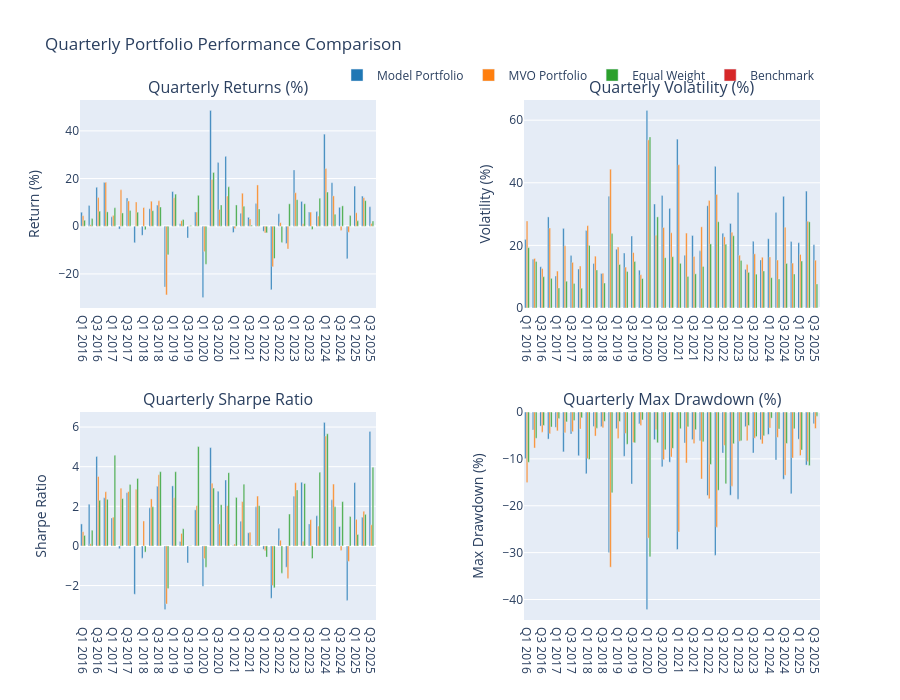

Notebook cell for this chart:
### Code cell
# Plotting
fig = make_subplots(
    rows=2, cols=2,
    subplot_titles=('Quarterly Returns (%)', 'Quarterly Volatility (%)', 
                   'Quarterly Sharpe Ratio', 'Quarterly Max Drawdown (%)'),
    vertical_spacing=0.2,
    horizontal_spacing=0.2
)

colors = ['#1f77b4', '#ff7f0e', '#2ca02c', '#d62728']
quarters = list(quarterly_comparison['Total Return (%)'].index)

# Plot quarterly returns
for i, portfolio in enumerate(portfolios.keys()):
    fig.add_trace(
        go.Bar(
            x=quarters,
            y=quarterly_comparison['Total Return (%)'][portfolio],
            name=portfolio,
            marker_color=colors[i],
            showlegend=True
        ),
        row=1, col=1
    )

for i, portfolio in enumerate(portfolios.keys()):
    fig.add_trace(
        go.Bar(
            x=quarters,
            y=quarterly_comparison['Volatility (%)'][portfolio],
            name=portfolio,
            marker_color=colors[i],
            showlegend=False
        ),
        row=1, col=2
    )

for i, portfolio in enumerate(portfolios.keys()):
    fig.add_trace(
        go.Bar(
            x=quarters,
            y=quarterly_comparison['Sharpe Ratio'][portfolio],
            name=portfolio,
            marker_color=colors[i],
            showlegend=False
        ),
        row=2, col=1
    )

for i, portfolio in enumerate(portfolios.keys()):
    fig.add_trace(
        go.Bar(
            x=quarters,
            y=quarterly_comparison['Max Drawdown (%)'][portfolio],
            name=portfolio,
            marker_color=colors[i],
            showlegend=False
        ),
        row=2, col=2
    )

fig.update_layout(
    title='Quarterly Portfolio Performance Comparison',
    height=700,
    showlegend=True,
    legend=dict(
        orientation="h",
        yanchor="bottom",
        y=1.02,
        xanchor="right",
        x=1
    )
)

# Update axes labels
fig.update_yaxes(title_text="Return (%)", row=1, col=1)
fig.update_yaxes(title_text="Volatility (%)", row=1, col=2)
fig.update_yaxes(title_text="Sharpe Ratio", row=2, col=1)
fig.update_yaxes(title_text="Max Drawdown (%)", row=2, col=2)

fig.show()

# Summary Statistics by Quarter
print("\n" + "="*60)
print("QUARTERLY PERFORMANCE SUMMARY")
print("="*60)

for quarter in quarters:
    print(f"\n{quarter}:")
    print("-" * 20)
    
    # Best performing portfolio this quarter
    quarter_returns = quarterly_comparison['Total Return (%)'].loc[quarter]
    best_return = quarter_returns.idxmax()
    print(f"Best Return: {best_return} ({quarter_returns[best_return]:.2f}%)")
    
    # Best Sharpe ratio this quarter
    quarter_sharpe = quarterly_comparison['Sharpe Ratio'].loc[quarter].dropna()
    if not quarter_sharpe.empty:
        best_sharpe = quarter_sharpe.idxmax()
        print(f"Best Sharpe: {best_sharpe} ({quarter_sharpe[best_sharpe]:.3f})")
    
    # Lowest volatility this quarter
    quarter_vol = quarterly_comparison['Volatility (%)'].loc[quarter].dropna()
    if not quarter_vol.empty:
        lowest_vol = quarter_vol.idxmin()
        print(f"Lowest Vol: {lowest_vol} ({quarter_vol[lowest_vol]:.2f}%)")

# Ranking Analysis
print("\n" + "="*60)
print("PORTFOLIO RANKINGS BY QUARTER")
print("="*60)

ranking_df = pd.DataFrame(index=quarters, columns=portfolios.keys())

for quarter in quarters:
    # Rank by quarterly returns (1 = best)
    quarter_returns = quarterly_comparison['Total Return (%)'].loc[quarter]
    ranks = quarter_returns.rank(ascending=False, method='min')
    ranking_df.loc[quarter] = ranks

print("\nRanking by Quarterly Returns (1=Best, 4=Worst):")
print(ranking_df.astype(int))

# Average ranking
avg_ranking = ranking_df.mean().sort_values()
print(f"\nAverage Ranking Across All Quarters:")
print("-" * 40)
for portfolio, avg_rank in avg_ranking.items():
    print(f"{portfolio}: {avg_rank:.2f}")

# Win rate analysis
print(f"\nQuarterly Win Rate (% of quarters ranked #1):")
print("-" * 45)
for portfolio in portfolios.keys():
    win_rate = (ranking_df[portfolio] == 1).sum() / len(quarters) * 100
    print(f"{portfolio}: {win_rate:.1f}%")

# Save the plot to a file
fig.write_html(f'{output_dir}/{train_type}/QoQ_performance_{model_type}_run_{run_no}.html')
fig.write_image(f'{output_dir}/{train_type}/QoQ_performance_{model_type}_run_{run_no}.png')

### Figure 1 — Plotly figure (JSON) as saved in the notebook; plotly's stock layout.template omitted (floating-point values rounded to 4 significant figures)
{"data": [{"marker": {"color": "#1f77b4"}, "name": "Model Portfolio", "showlegend": true, "type": "bar", "x": ["Q1 2016", "Q2 2016", "Q3 2016", "Q4 2016", "Q1 2017", "Q2 2017", "Q3 2017", "Q4 2017", "Q1 2018", "Q2 2018", "Q3 2018", "Q4 2018", "Q1 2019", "Q2 2019", "Q3 2019", "Q4 2019", "Q1 2020", "Q2 2020", "Q3 2020", "Q4 2020", "Q1 2021", "Q2 2021", "Q3 2021", "Q4 2021", "Q1 2022", "Q2 2022", "Q3 2022", "Q4 2022", "Q1 2023", "Q2 2023", "Q3 2023", "Q4 2023", "Q1 2024", "Q2 2024", "Q3 2024", "Q4 2024", "Q1 2025", "Q2 2025", "Q3 2025"], "xaxis": "x", "y": [5.88, 8.724, 16.35, 18.38, 3.929, -1.183, 11.88, -6.93, -3.817, 7.329, 8.864, -25.45, 14.56, 1.094, -4.964, 5.988, -29.93, 48.59, 26.7, 29.33, -2.609, 5.444, 3.74, 9.511, -2.13, -26.65, 5.24, -7.257, 23.63, 10.41, 5.94, 6.139, 38.63, 18.27, 7.939, -13.64, 16.84, 12.64, 8.174], "yaxis": "y"}, {"marker": {"color": "#ff7f0e"}, "name": "MVO Portfolio", "showlegend": true, "type": "bar", "x": ["Q1 2016", "Q2 2016", "Q3 2016", "Q4 2016", "Q1 2017", "Q2 2017", "Q3 2017", "Q4 2017", "Q1 2018", "Q2 2018", "Q3 2018", "Q4 2018", "Q1 2019", "Q2 2019", "Q3 2019", "Q4 2019", "Q1 2020", "Q2 2020", "Q3 2020", "Q4 2020", "Q1 2021", "Q2 2021", "Q3 2021", "Q4 2021", "Q1 2022", "Q2 2022", "Q3 2022", "Q4 2022", "Q1 2023", "Q2 2023", "Q3 2023", "Q4 2023", "Q1 2024", "Q2 2024", "Q3 2024", "Q4 2024", "Q1 2025", "Q2 2025", "Q3 2025"], "xaxis": "x", "y": [4.421, 0.6149, 12.01, 18.41, 4.571, 15.28, 10.6, 10.19, 7.848, 10.5, 10.69, -28.81, 11.95, 2.338, 0.1842, 5.92, -10.65, 19.59, 7.02, 12.69, -0.906, 13.85, 3.047, 17.32, -2.876, -17.04, 1.517, -9.518, 14.05, 1.035, 5.95, 4.264, 24.23, 12.73, -1.792, -2.524, 5.656, 11.97, 1.164], "yaxis": "y"}, {"marker": {"color": "#2ca02c"}, "name": "Equal Weight", "showlegend": true, "type": "bar", "x": ["Q1 2016", "Q2 2016", "Q3 2016", "Q4 2016", "Q1 2017", "Q2 2017", "Q3 2017", "Q4 2017", "Q1 2018", "Q2 2018", "Q3 2018", "Q4 2018", "Q1 2019", "Q2 2019", "Q3 2019", "Q4 2019", "Q1 2020", "Q2 2020", "Q3 2020", "Q4 2020", "Q1 2021", "Q2 2021", "Q3 2021", "Q4 2021", "Q1 2022", "Q2 2022", "Q3 2022", "Q4 2022", "Q1 2023", "Q2 2023", "Q3 2023", "Q4 2023", "Q1 2024", "Q2 2024", "Q3 2024", "Q4 2024", "Q1 2025", "Q2 2025", "Q3 2025"], "xaxis": "x", "y": [2.51, 3.225, 6.318, 6.039, 7.75, 5.58, 6.582, 5.897, -1.472, 6.515, 8.077, -12.01, 13.47, 2.856, 0.2618, 12.97, -15.97, 22.56, 8.927, 16.53, 8.925, 8.403, 0.4494, 7.27, -2.757, -13.54, -6.772, 9.405, 11.16, 9.42, -1.332, 11.78, 14.35, 5.021, 8.551, 4.478, 2.257, 10.74, 2.197], "yaxis": "y"}, {"marker": {"color": "#d62728"}, "name": "Benchmark", "showlegend": true, "type": "bar", "x": ["Q1 2016", "Q2 2016", "Q3 2016", "Q4 2016", "Q1 2017", "Q2 2017", "Q3 2017", "Q4 2017", "Q1 2018", "Q2 2018", "Q3 2018", "Q4 2018", "Q1 2019", "Q2 2019", "Q3 2019", "Q4 2019", "Q1 2020", "Q2 2020", "Q3 2020", "Q4 2020", "Q1 2021", "Q2 2021", "Q3 2021", "Q4 2021", "Q1 2022", "Q2 2022", "Q3 2022", "Q4 2022", "Q1 2023", "Q2 2023", "Q3 2023", "Q4 2023", "Q1 2024", "Q2 2024", "Q3 2024", "Q4 2024", "Q1 2025", "Q2 2025", "Q3 2025"], "xaxis": "x", "y": [0, 0, 0, 0, 0, 0, 0, 0, 0, 0, 0, 0, 0, 0, 0, 0, 0, 0, 0, 0, 0, 0, 0, 0, 0, 0, 0, 0, 0, 0, 0, 0, 0, 0, 0, 0, 0, 0, 0], "yaxis": "y"}, {"marker": {"color": "#1f77b4"}, "name": "Model Portfolio", "showlegend": false, "type": "bar", "x": ["Q1 2016", "Q2 2016", "Q3 2016", "Q4 2016", "Q1 2017", "Q2 2017", "Q3 2017", "Q4 2017", "Q1 2018", "Q2 2018", "Q3 2018", "Q4 2018", "Q1 2019", "Q2 2019", "Q3 2019", "Q4 2019", "Q1 2020", "Q2 2020", "Q3 2020", "Q4 2020", "Q1 2021", "Q2 2021", "Q3 2021", "Q4 2021", "Q1 2022", "Q2 2022", "Q3 2022", "Q4 2022", "Q1 2023", "Q2 2023", "Q3 2023", "Q4 2023", "Q1 2024", "Q2 2024", "Q3 2024", "Q4 2024", "Q1 2025", "Q2 2025", "Q3 2025"], "xaxis": "x2", "y": [21.93, 15.55, 13.17, 29.09, 10.22, 25.44, 16.75, 12.47, 24.78, 14.2, 11.0, 35.71, 18.77, 17.56, 22.99, 12.08, 63.12, 33.22, 35.97, 31.83, 53.95, 16.83, 23.16, 18.26, 32.67, 45.25, 23.86, 27.01, 36.93, 12.35, 21.31, 15.37, 22.12, 30.48, 35.68, 21.23, 20.86, 37.35, 20.18], "yaxis": "y2"}, {"marker": {"color": "#ff7f0e"}, "name": "MVO Portfolio", "showlegend": false, "type": "bar", "x": ["Q1 2016", "Q2 2016", "Q3 2016", "Q4 2016", "Q1 2017", "Q2 2017", "Q3 2017", "Q4 2017", "Q1 2018", "Q2 2018", "Q3 2018", "Q4 2018", "Q1 2019", "Q2 2019", "Q3 2019", "Q4 2019", "Q1 2020", "Q2 2020", "Q3 2020", "Q4 2020", "Q1 2021", "Q2 2021", "Q3 2021", "Q4 2021", "Q1 2022", "Q2 2022", "Q3 2022", "Q4 2022", "Q1 2023", "Q2 2023", "Q3 2023", "Q4 2023", "Q1 2024", "Q2 2024", "Q3 2024", "Q4 2024", "Q1 2025", "Q2 2025", "Q3 2025"], "xaxis": "x2", "y": [27.79, 15.82, 12.61, 25.55, 11.8, 19.88, 14.57, 13.42, 26.31, 16.56, 11.1, 44.34, 19.45, 13.06, 17.7, 10.63, 53.7, 23.23, 25.7, 24.03, 45.75, 23.94, 16.47, 25.94, 34.33, 36.29, 22.74, 24.23, 16.85, 13.86, 17.3, 16.21, 16.33, 15.33, 25.8, 14.34, 17.11, 27.75, 15.26], "yaxis": "y2"}, {"marker": {"color": "#2ca02c"}, "name": "Equal Weight", "showlegend": false, "type": "bar", "x": ["Q1 2016", "Q2 2016", "Q3 2016", "Q4 2016", "Q1 2017", "Q2 2017", "Q3 2017", "Q4 2017", "Q1 2018", "Q2 2018", "Q3 2018", "Q4 2018", "Q1 2019", "Q2 2019", "Q3 2019", "Q4 2019", "Q1 2020", "Q2 2020", "Q3 2020", "Q4 2020", "Q1 2021", "Q2 2021", "Q3 2021", "Q4 2021", "Q1 2022", "Q2 2022", "Q3 2022", "Q4 2022", "Q1 2023", "Q2 2023", "Q3 2023", "Q4 2023", "Q1 2024", "Q2 2024", "Q3 2024", "Q4 2024", "Q1 2025", "Q2 2025", "Q3 2025"], "xaxis": "x2", "y": [19.27, 14.89, 9.991, 9.473, 6.355, 8.556, 7.813, 6.313, 19.99, 12.15, 7.98, 23.76, 13.9, 11.65, 14.84, 9.42, 54.66, 29.11, 16.09, 16.38, 14.27, 10.07, 10.91, 13.28, 20.48, 27.56, 20.35, 23.07, 15.16, 11.38, 10.81, 11.83, 9.686, 9.288, 14.24, 10.84, 14.98, 27.52, 7.684], "yaxis": "y2"}, {"marker": {"color": "#d62728"}, "name": "Benchmark", "showlegend": false, "type": "bar", "x": ["Q1 2016", "Q2 2016", "Q3 2016", "Q4 2016", "Q1 2017", "Q2 2017", "Q3 2017", "Q4 2017", "Q1 2018", "Q2 2018", "Q3 2018", "Q4 2018", "Q1 2019", "Q2 2019", "Q3 2019", "Q4 2019", "Q1 2020", "Q2 2020", "Q3 2020", "Q4 2020", "Q1 2021", "Q2 2021", "Q3 2021", "Q4 2021", "Q1 2022", "Q2 2022", "Q3 2022", "Q4 2022", "Q1 2023", "Q2 2023", "Q3 2023", "Q4 2023", "Q1 2024", "Q2 2024", "Q3 2024", "Q4 2024", "Q1 2025", "Q2 2025", "Q3 2025"], "xaxis": "x2", "y": [0, 0, 0, 0, 0, 0, 0, 0, 0, 0, 0, 0, 0, 0, 0, 0, 0, 0, 0, 0, 0, 0, 0, 0, 0, 0, 0, 0, 0, 0, 0, 0, 0, 0, 0, 0, 0, 0, 0], "yaxis": "y2"}, {"marker": {"color": "#1f77b4"}, "name": "Model Portfolio", "showlegend": false, "type": "bar", "x": ["Q1 2016", "Q2 2016", "Q3 2016", "Q4 2016", "Q1 2017", "Q2 2017", "Q3 2017", "Q4 2017", "Q1 2018", "Q2 2018", "Q3 2018", "Q4 2018", "Q1 2019", "Q2 2019", "Q3 2019", "Q4 2019", "Q1 2020", "Q2 2020", "Q3 2020", "Q4 2020", "Q1 2021", "Q2 2021", "Q3 2021", "Q4 2021", "Q1 2022", "Q2 2022", "Q3 2022", "Q4 2022", "Q1 2023", "Q2 2023", "Q3 2023", "Q4 2023", "Q1 2024", "Q2 2024", "Q3 2024", "Q4 2024", "Q1 2025", "Q2 2025", "Q3 2025"], "xaxis": "x3", "y": [1.112, 2.101, 4.515, 2.431, 1.413, -0.1413, 2.689, -2.439, -0.6168, 1.922, 3.012, -3.214, 3.031, 0.2244, -0.8595, 1.821, -2.04, 4.963, 2.759, 3.329, 0.01946, 1.245, 0.6621, 1.973, -0.1731, -2.643, 0.8901, -1.074, 2.504, 3.215, 1.111, 1.522, 6.235, 2.326, 0.9776, -2.749, 3.197, 1.449, 5.78], "yaxis": "y3"}, {"marker": {"color": "#ff7f0e"}, "name": "MVO Portfolio", "showlegend": false, "type": "bar", "x": ["Q1 2016", "Q2 2016", "Q3 2016", "Q4 2016", "Q1 2017", "Q2 2017", "Q3 2017", "Q4 2017", "Q1 2018", "Q2 2018", "Q3 2018", "Q4 2018", "Q1 2019", "Q2 2019", "Q3 2019", "Q4 2019", "Q1 2020", "Q2 2020", "Q3 2020", "Q4 2020", "Q1 2021", "Q2 2021", "Q3 2021", "Q4 2021", "Q1 2022", "Q2 2022", "Q3 2022", "Q4 2022", "Q1 2023", "Q2 2023", "Q3 2023", "Q4 2023", "Q1 2024", "Q2 2024", "Q3 2024", "Q4 2024", "Q1 2025", "Q2 2025", "Q3 2025"], "xaxis": "x3", "y": [0.7198, 0.1065, 3.504, 2.736, 1.454, 2.906, 2.747, 2.857, 1.261, 2.374, 3.594, -2.932, 2.432, 0.6305, 0.0162, 2.03, -0.6386, 3.163, 1.106, 2.027, 0.0957, 2.238, 0.689, 2.517, -0.241, -1.998, 0.2888, -1.64, 3.191, 0.2309, 1.327, 1.004, 5.549, 3.123, -0.232, -0.7815, 1.341, 1.75, 1.066], "yaxis": "y3"}, {"marker": {"color": "#2ca02c"}, "name": "Equal Weight", "showlegend": false, "type": "bar", "x": ["Q1 2016", "Q2 2016", "Q3 2016", "Q4 2016", "Q1 2017", "Q2 2017", "Q3 2017", "Q4 2017", "Q1 2018", "Q2 2018", "Q3 2018", "Q4 2018", "Q1 2019", "Q2 2019", "Q3 2019", "Q4 2019", "Q1 2020", "Q2 2020", "Q3 2020", "Q4 2020", "Q1 2021", "Q2 2021", "Q3 2021", "Q4 2021", "Q1 2022", "Q2 2022", "Q3 2022", "Q4 2022", "Q1 2023", "Q2 2023", "Q3 2023", "Q4 2023", "Q1 2024", "Q2 2024", "Q3 2024", "Q4 2024", "Q1 2025", "Q2 2025", "Q3 2025"], "xaxis": "x3", "y": [0.5315, 0.7922, 2.303, 2.353, 4.572, 2.389, 3.1, 3.405, -0.3125, 1.974, 3.747, -2.154, 3.746, 0.8685, 0.009197, 5.016, -1.078, 2.92, 2.083, 3.7, 2.448, 3.11, 0.03485, 2.03, -0.5611, -2.114, -1.376, 1.61, 2.827, 3.15, -0.6358, 3.718, 5.661, 1.975, 2.237, 1.486, 0.5768, 1.594, 3.971], "yaxis": "y3"}, {"marker": {"color": "#d62728"}, "name": "Benchmark", "showlegend": false, "type": "bar", "x": ["Q1 2016", "Q2 2016", "Q3 2016", "Q4 2016", "Q1 2017", "Q2 2017", "Q3 2017", "Q4 2017", "Q1 2018", "Q2 2018", "Q3 2018", "Q4 2018", "Q1 2019", "Q2 2019", "Q3 2019", "Q4 2019", "Q1 2020", "Q2 2020", "Q3 2020", "Q4 2020", "Q1 2021", "Q2 2021", "Q3 2021", "Q4 2021", "Q1 2022", "Q2 2022", "Q3 2022", "Q4 2022", "Q1 2023", "Q2 2023", "Q3 2023", "Q4 2023", "Q1 2024", "Q2 2024", "Q3 2024", "Q4 2024", "Q1 2025", "Q2 2025", "Q3 2025"], "xaxis": "x3", "y": [null, null, null, null, null, null, null, null, null, null, null, null, null, null, null, null, null, null, null, null, null, null, null, null, null, null, null, null, null, null, null, null, null, null, null, null, null, null, null], "yaxis": "y3"}, {"marker": {"color": "#1f77b4"}, "name": "Model Portfolio", "showlegend": false, "type": "bar", "x": ["Q1 2016", "Q2 2016", "Q3 2016", "Q4 2016", "Q1 2017", "Q2 2017", "Q3 2017", "Q4 2017", "Q1 2018", "Q2 2018", "Q3 2018", "Q4 2018", "Q1 2019", "Q2 2019", "Q3 2019", "Q4 2019", "Q1 2020", "Q2 2020", "Q3 2020", "Q4 2020", "Q1 2021", "Q2 2021", "Q3 2021", "Q4 2021", "Q1 2022", "Q2 2022", "Q3 2022", "Q4 2022", "Q1 2023", "Q2 2023", "Q3 2023", "Q4 2023", "Q1 2024", "Q2 2024", "Q3 2024", "Q4 2024", "Q1 2025", "Q2 2025", "Q3 2025"], "xaxis": "x4", "y": [-9.947, -3.816, -3.009, -5.781, -3.275, -8.503, -4.675, -9.336, -13.18, -3.081, -3.122, -29.98, -3.558, -9.459, -15.37, -2.533, -42.15, -5.9, -11.7, -10.7, -29.33, -6.61, -5.894, -6.158, -17.81, -30.59, -8.766, -17.76, -18.6, -3.13, -8.744, -5.903, -4.788, -10.24, -14.34, -17.47, -5.807, -11.32, -2.484], "yaxis": "y4"}, {"marker": {"color": "#ff7f0e"}, "name": "MVO Portfolio", "showlegend": false, "type": "bar", "x": ["Q1 2016", "Q2 2016", "Q3 2016", "Q4 2016", "Q1 2017", "Q2 2017", "Q3 2017", "Q4 2017", "Q1 2018", "Q2 2018", "Q3 2018", "Q4 2018", "Q1 2019", "Q2 2019", "Q3 2019", "Q4 2019", "Q1 2020", "Q2 2020", "Q3 2020", "Q4 2020", "Q1 2021", "Q2 2021", "Q3 2021", "Q4 2021", "Q1 2022", "Q2 2022", "Q3 2022", "Q4 2022", "Q1 2023", "Q2 2023", "Q3 2023", "Q4 2023", "Q1 2024", "Q2 2024", "Q3 2024", "Q4 2024", "Q1 2025", "Q2 2025", "Q3 2025"], "xaxis": "x4", "y": [-15.04, -7.689, -4.306, -4.62, -4.024, -4.452, -4.191, -3.644, -9.96, -5.135, -3.355, -33.1, -5.646, -4.569, -6.508, -2.871, -26.91, -3.761, -10.16, -9.611, -25.58, -10.88, -6.738, -14.29, -18.52, -24.57, -7.123, -15.82, -6.249, -6.127, -5.589, -6.802, -3.426, -5.418, -13.52, -9.813, -9.286, -10.54, -3.521], "yaxis": "y4"}, {"marker": {"color": "#2ca02c"}, "name": "Equal Weight", "showlegend": false, "type": "bar", "x": ["Q1 2016", "Q2 2016", "Q3 2016", "Q4 2016", "Q1 2017", "Q2 2017", "Q3 2017", "Q4 2017", "Q1 2018", "Q2 2018", "Q3 2018", "Q4 2018", "Q1 2019", "Q2 2019", "Q3 2019", "Q4 2019", "Q1 2020", "Q2 2020", "Q3 2020", "Q4 2020", "Q1 2021", "Q2 2021", "Q3 2021", "Q4 2021", "Q1 2022", "Q2 2022", "Q3 2022", "Q4 2022", "Q1 2023", "Q2 2023", "Q3 2023", "Q4 2023", "Q1 2024", "Q2 2024", "Q3 2024", "Q4 2024", "Q1 2025", "Q2 2025", "Q3 2025"], "xaxis": "x4", "y": [-10.74, -5.611, -2.869, -3.209, -1.375, -2.107, -1.831, -1.237, -10.11, -3.456, -1.994, -17.2, -2.007, -6.881, -6.559, -1.689, -30.86, -6.563, -8.072, -7.756, -3.569, -3.153, -3.767, -6.346, -11.18, -16.7, -15.32, -6.769, -6.129, -2.884, -5.243, -5.085, -1.313, -3.629, -6.709, -3.566, -8.105, -11.44, -0.8847], "yaxis": "y4"}, {"marker": {"color": "#d62728"}, "name": "Benchmark", "showlegend": false, "type": "bar", "x": ["Q1 2016", "Q2 2016", "Q3 2016", "Q4 2016", "Q1 2017", "Q2 2017", "Q3 2017", "Q4 2017", "Q1 2018", "Q2 2018", "Q3 2018", "Q4 2018", "Q1 2019", "Q2 2019", "Q3 2019", "Q4 2019", "Q1 2020", "Q2 2020", "Q3 2020", "Q4 2020", "Q1 2021", "Q2 2021", "Q3 2021", "Q4 2021", "Q1 2022", "Q2 2022", "Q3 2022", "Q4 2022", "Q1 2023", "Q2 2023", "Q3 2023", "Q4 2023", "Q1 2024", "Q2 2024", "Q3 2024", "Q4 2024", "Q1 2025", "Q2 2025", "Q3 2025"], "xaxis": "x4", "y": [0, 0, 0, 0, 0, 0, 0, 0, 0, 0, 0, 0, 0, 0, 0, 0, 0, 0, 0, 0, 0, 0, 0, 0, 0, 0, 0, 0, 0, 0, 0, 0, 0, 0, 0, 0, 0, 0, 0], "yaxis": "y4"}], "layout": {"annotations": [{"font": {"size": 16}, "showarrow": false, "text": "Quarterly Returns (%)", "x": 0.2, "xanchor": "center", "xref": "paper", "y": 1, "yanchor": "bottom", "yref": "paper"}, {"font": {"size": 16}, "showarrow": false, "text": "Quarterly Volatility (%)", "x": 0.8, "xanchor": "center", "xref": "paper", "y": 1, "yanchor": "bottom", "yref": "paper"}, {"font": {"size": 16}, "showarrow": false, "text": "Quarterly Sharpe Ratio", "x": 0.2, "xanchor": "center", "xref": "paper", "y": 0.4, "yanchor": "bottom", "yref": "paper"}, {"font": {"size": 16}, "showarrow": false, "text": "Quarterly Max Drawdown (%)", "x": 0.8, "xanchor": "center", "xref": "paper", "y": 0.4, "yanchor": "bottom", "yref": "paper"}], "height": 700, "legend": {"orientation": "h", "x": 1, "xanchor": "right", "y": 1.02, "yanchor": "bottom"}, "showlegend": true, "title": {"text": "Quarterly Portfolio Performance Comparison"}, "xaxis": {"anchor": "y", "domain": [0, 0.4]}, "xaxis2": {"anchor": "y2", "domain": [0.6, 1]}, "xaxis3": {"anchor": "y3", "domain": [0, 0.4]}, "xaxis4": {"anchor": "y4", "domain": [0.6, 1]}, "yaxis": {"anchor": "x", "domain": [0.6, 1], "title": {"text": "Return (%)"}}, "yaxis2": {"anchor": "x2", "domain": [0.6, 1], "title": {"text": "Volatility (%)"}}, "yaxis3": {"anchor": "x3", "domain": [0, 0.4], "title": {"text": "Sharpe Ratio"}}, "yaxis4": {"anchor": "x4", "domain": [0, 0.4], "title": {"text": "Max Drawdown (%)"}}}}
